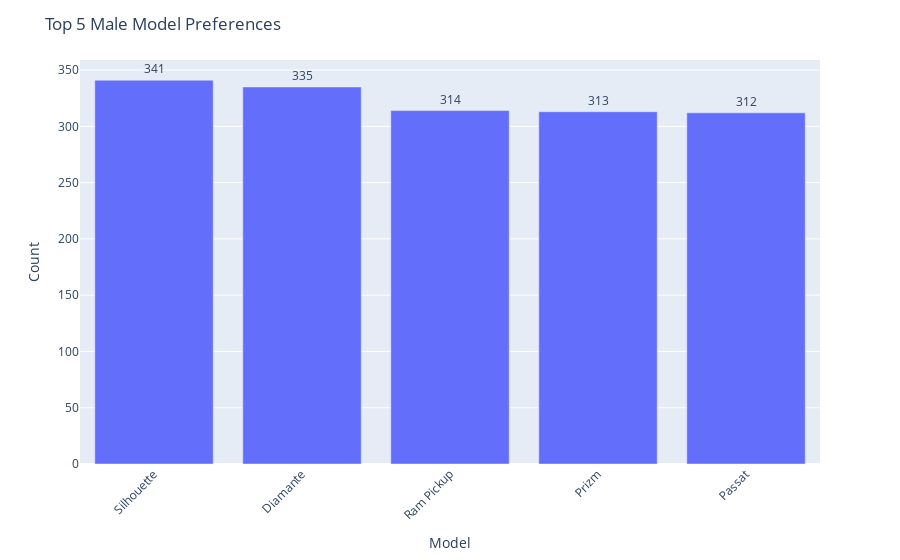

Write notebook code for a chart like this one.
### Code cell
# Top 5 Male Model Preferences
male_df = df[df["Gender"] == 'Male']
top_male_models = male_df['Model'].value_counts().head(5).reset_index()
top_male_models.columns = ['Model', 'Count']

fig = px.bar(top_male_models, x='Model', y='Count', text='Count')

fig.update_layout(
    xaxis_title='Model',
    yaxis_title='Count',
    title='Top 5 Male Model Preferences',
    xaxis_tickangle=-45
)

fig.update_traces(texttemplate='%{text}', textposition='outside')
fig.show()

### Figure 1 — Plotly figure (JSON) as saved in the notebook; plotly's stock layout.template omitted (floating-point values rounded to 4 significant figures)
{"data": [{"alignmentgroup": "True", "hovertemplate": "Model=%{x}<br>Count=%{text}<extra></extra>", "legendgroup": "", "marker": {"color": "#636efa", "pattern": {"shape": ""}}, "name": "", "offsetgroup": "", "orientation": "v", "showlegend": false, "text": [341, 335, 314, 313, 312], "textposition": "outside", "texttemplate": "%{text}", "type": "bar", "x": ["Silhouette", "Diamante", "Ram Pickup", "Prizm", "Passat"], "xaxis": "x", "y": [341, 335, 314, 313, 312], "yaxis": "y"}], "layout": {"barmode": "relative", "legend": {"tracegroupgap": 0}, "margin": {"t": 60}, "title": {"text": "Top 5 Male Model Preferences"}, "xaxis": {"anchor": "y", "domain": [0, 1], "tickangle": -45, "title": {"text": "Model"}}, "yaxis": {"anchor": "x", "domain": [0, 1], "title": {"text": "Count"}}}}
